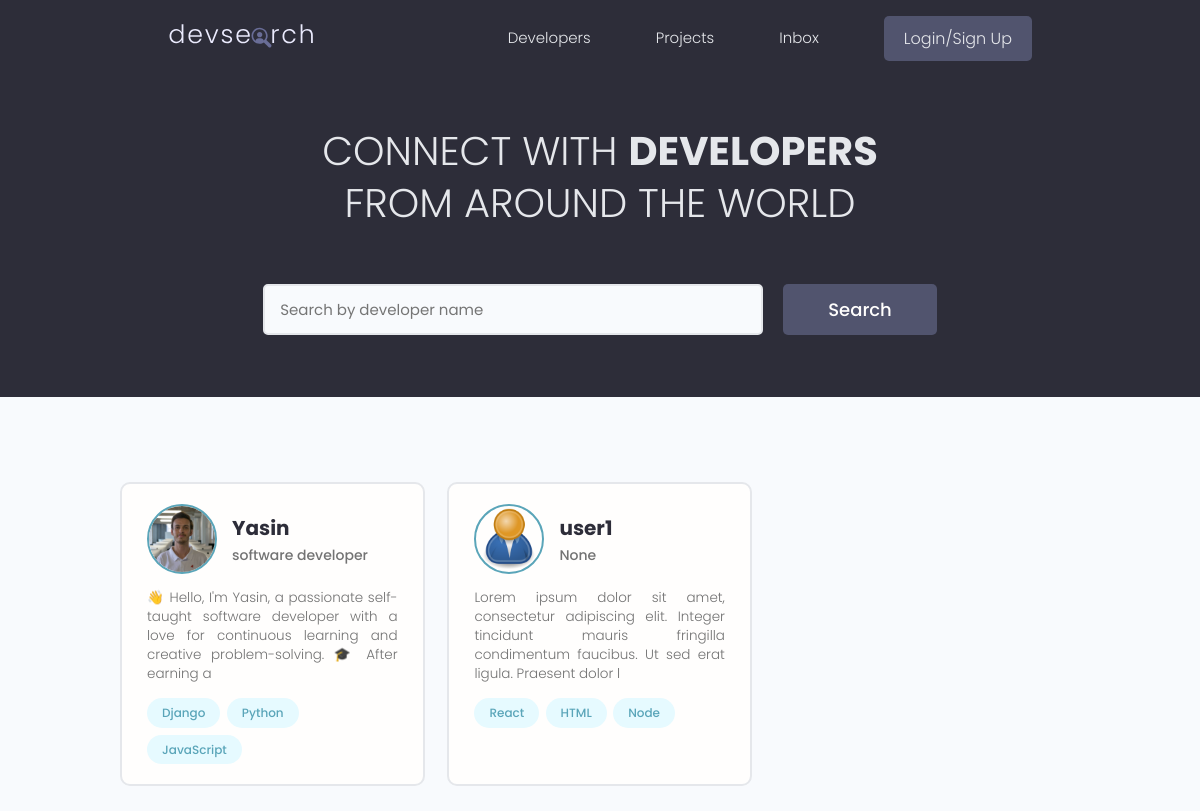
The page / on the database its author committed.
### users/models.py (models this page shows, shortened)
class Profile(models.Model):
    user = models.OneToOneField(User, on_delete=models.CASCADE, null=True, blank=True)
    name = models.CharField(max_length=200, null=True, blank=True)
    email = models.EmailField(max_length=500, null=True, blank=True)
    username = models.CharField(max_length=200, null=True, blank=True)
    location = models.CharField(max_length=200, null=True, blank=True)
    short_intro = models.CharField(max_length=200, null=True, blank=True)
    bio = models.TextField(null=True, blank=True)
    profile_image = models.ImageField(null=True, blank=True, upload_to="profiles/", default="profiles/user-default.png")
    social_github = models.CharField(max_length=200, null=True, blank=True)
    social_twitter = models.CharField(max_length=200, null=True, blank=True)
    social_linkedin = models.CharField(max_length=200, null=True, blank=True)
    social_youtube= models.CharField(max_length=200, null=True, blank=True)
    social_website = models.CharField(max_length=200, null=True, blank=True)
    created = models.DateTimeField(auto_now_add=True)
    id = models.UUIDField(default=uuid.uuid4, unique=True, primary_key=True, editable=False)

class Skill(models.Model):
    owner = models.ForeignKey(Profile, on_delete=models.CASCADE, null=True, blank=True)
    name = models.CharField(max_length=200, null=True, blank=True)
    description = models.TextField(null=True, blank=True)
    created = models.DateTimeField(auto_now_add=True)
    id = models.UUIDField(default=uuid.uuid4, unique=True, primary_key=True, editable=False)
    def __str__(self):
        return str(self.name)

### users/views.py (the view)
# urls.py: path('', views.profiles, name="profiles"),
def profiles(request):
    profiles = Profile.objects.all()
    context = {'profiles': profiles}
    return render(request,'users/profiles.html', context)

### users/templates/users/profiles.html (shortened to what this page needs)
{% extends 'main.html' %}
{% block content %}
 <main class="home">
    <section class="hero-section text-center">
      <div class="container container--narrow">
        <div class="hero-section__box">
          <h2>CONNECT WITH <span>DEVELOPERS</span></h2>
          <h2>FROM AROUND THE WORLD</h2>
        </div>
        <div class="hero-section__search">
          <form class="form" action="#" method="get">
            <div class="form__field">
              <input class="input input--text" id="formInput#search" type="text" name="text"
                placeholder="Search by developer name" />
            </div>
            <input class="btn btn--sub btn--lg" type="submit" value="Search" />
          </form>
        </div>
      </div>
    </section>
    <section class="devlist">
      <div class="container">
        <div class="grid grid--three">
        {% for profile in profiles %}
          <div class="column card">
            <div class="dev">
              <a href="{% url 'user-profile' profile.id %}" class="card__body">
                <div class="dev__profile">
                  <img class="avatar avatar--md" src="{{ profile.profile_image.url }}" alt="image" />
                  <div class="dev__meta">
                    <h3>{{profile.name}}</h3>
                    <h5>{{profile.short_intro|slice:"60"}}</h5>
                  </div>
                </div>
                <p class="dev__info">
                 {{ profile.bio|slice:"150"}}
                </p>
                <div class="dev__skills">
                    {% for skill in profile.skill_set.all|slice:"3"%}
                    <span class="tag tag--pill tag--main">
                        <small>{{skill}}</small>
                      </span>
                    {% endfor %}
                </div>
              </a>
            </div>
          </div>
          {% endfor %}
        </div>
      </div>
    </section>
  </main>
{% endblock %}

### static/styles/app.css (style rules this page uses)
:root { --color-sub: #2d2d39; }
.btn--sub { background-color: var(--color-sub-light); }
.card { border: 2px solid var(--color-light); }
img { width: 100%; }
.hero-section { height: 40vh; display: flex; align-items: center; background-color: var(--color-sub); }
.hero-section__box { margin-bottom: 4rem; }
.hero-section__box > h2, .hero-section__box > h2 > span { font-size: 4rem; color: var(--color-light); line-height: 1.3; text-transform: uppercase; }
.hero-section__box > h2 { font-weight: 300; }
.hero-section__box > h2 > span { font-weight: 700; }
.hero-section__search > .form { display: flex; align-items: center; justify-content: center; gap: 2rem; }
.hero-section__search > .form input.input--text { width: 50rem; }
.devlist { margin-top: 8rem; }
.devlist .grid { align-items: stretch; }
.devlist .dev .dev__profile { display: flex; align-items: center; gap: 1.5rem; }
.devlist .dev .dev__meta h3 { color: var(--color-sub); font-size: 2rem; font-weight: 700; }
.devlist .dev .dev__meta h5 { color: var(--color-text); font-size: 1.4rem; font-weight: 500; }
.devlist .dev .dev__info { margin: 1.5rem 0; font-size: 1.35rem; line-height: 1.4; text-align: justify; }

### static/uikit/styles/modules/_variables.css (style rules this page uses)
:root { --color-main: #5aa5b9; --color-main-light: #e6faff; --color-sub: #3f4156; --color-sub-light: #51546e; --color-sub-lighter: #ededfd; --color-text: #737373; --color-gray: #8b8b8b; --color-light: #e5e7eb; --color-light-gray: #767676; --color-bg: #f8fafd; --color-white: #fffefd; --color-white-light: #f3f3f3; --color-success: #359e64; --color-success-bg: #def8e8; --color-error: #fc4b0b; --color-error-bg: #fff2ee; --font-base: 'Poppins', arial, helvetica, 'Segoe UI', roboto, ubuntu, sans-serif; --font-monospace: 'Fira Code', 'Courier New', courier, monospace; --font-regular: 300; --font-medium: 500; --font-bold: 700; --generic-shadow: 1px 1px 5px #00000010; --generic-transition: all 0.3s ease-in-out; }

### static/uikit/styles/modules/_base.css (style rules this page uses)
* { margin: 0; padding: 0; box-sizing: border-box; text-rendering: optimizeLegibility; color: inherit; font-size: inherit; }
html { font-size: 50%; }
@media only screen and (min-width: 480px) { html { font-size: 56.25%; } }
@media only screen and (min-width: 1200px) { html { font-size: 62.5%; } }
body { line-height: 1.6; font-weight: 400; font-size: 1.5rem; color: var(--color-text); background-color: var(--color-bg); min-height: 100vh; }

### static/uikit/styles/modules/_typography.css (style rules this page uses)
* { font-family: var(--font-base); }
h2 { font-size: 3.6rem; font-weight: var(--font-bold); }
h3 { font-size: 3.2rem; font-weight: var(--font-medium); }
h5 { font-size: 2.4rem; font-weight: var(--font-medium); }
h5, h6 { font-weight: var(--font-regular); }
p, span, strong { font-size: 1.6rem; color: var(--color-text); font-weight: var(--font-regular); }
a { padding-bottom: 2px; text-decoration: none; display: inline-block; color: var(--color-main); font-weight: var(--font-medium); }

### static/uikit/styles/modules/_utilities.css (style rules this page uses)
.container { width: 92%; max-width: 165rem; margin: 0 auto; box-sizing: border-box; }
.container--narrow { width: 92%; max-width: 120rem; }
@media screen and (min-width: 1000px) { .container { width: 90%; } }
@media screen and (min-width: 1000px) { .container--narrow { width: 85%; } }
@media screen and (min-width: 1200px) { .container { width: 80%; } }
@media screen and (min-width: 1200px) { .container--narrow { width: 72%; } }
.text-center { text-align: center; }

### static/uikit/styles/modules/_avatar.css (style rules this page uses)
.avatar { border-radius: 50%; border: 2px solid var(--color-main); object-fit: cover; }
.avatar--md { height: 7rem; width: 7rem; }

### static/uikit/styles/modules/_button.css (style rules this page uses)
.btn { display: inline-block; position: relative; cursor: pointer; background-color: var(--color-light); font-weight: var(--font-medium); color: var(--color-sub); text-decoration: none; padding: 1rem 2rem; border-radius: 0.5rem; border: none; width: -webkit-fit-content; width: -moz-fit-content; width: fit-content; height: -webkit-fit-content; height: -moz-fit-content; height: fit-content; font-size: 1.6rem; outline-width: 0; outline-color: transparent; -webkit-backface-visibility: hidden; backface-visibility: hidden; transition: all 0.3s ease-in-out; }
.btn--sub { background-color: var(--color-sub); color: var(--color-white); }
.btn--lg { font-size: 1.8rem; padding: 1.2rem 4.5rem; }

### static/uikit/styles/modules/_card.css (style rules this page uses)
.card { border-radius: 1rem; background-color: var(--color-white); border: 1.5px solid var(--color-light); width: auto; height: auto; margin-top: 0.5rem; margin-bottom: 0.5rem; overflow: hidden; }
.card__body, .card__header { padding: 2rem 2.5rem; }

### rows shown on the page
Profile: profile_image (picture), name "Yasin", short_intro "software developer", bio "👋 Hello, I'm Yasin, a passionate self-taught software developer with a love for continuous learning and creative problem-solving. 🎓 After earning a"
Skill: name "Django"
Skill: name "Python"
Skill: name "JavaScript"
Profile: profile_image (placeholder picture), name "user1", short_intro "None", bio "Lorem ipsum dolor sit amet, consectetur adipiscing elit. Integer tincidunt mauris fringilla condimentum faucibus. Ut sed erat ligula. Praesent dolor l"
Skill: name "React"
Skill: name "HTML"
Skill: name "Node"
